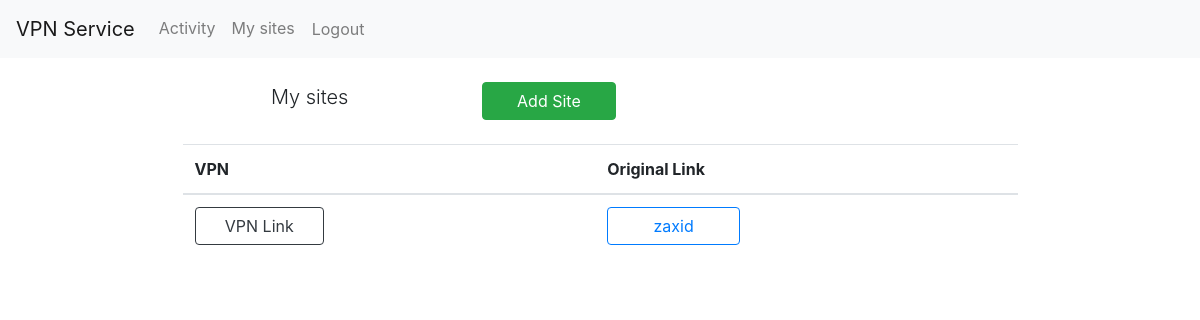
The page /user/site-list/ (signed in) on the database as committed earlier.
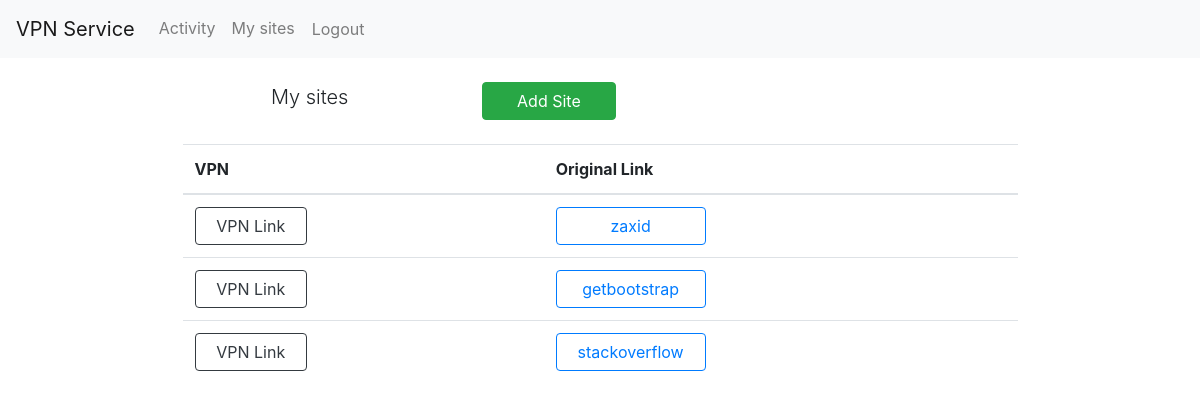
The same page on the database as committed later.
### sites/models.py (models this page shows, shortened)
class Site(models.Model):
    url = models.URLField(max_length=256, unique=True)
    name = models.CharField(max_length=64, unique=True, validators=[alphanumeric])
    creator = models.ForeignKey(User, on_delete=models.DO_NOTHING)
    created_at = models.DateTimeField(auto_now_add=True)

### sites/views/sites.py (the view)
# urls.py: path("site-list/", sites_views.SiteList.as_view(), name="site-list"),
class SiteList(LoginRequiredMixin, ListView):
    template_name = "sites.html"
    model = Site
    context_object_name = "sites"
    def get_queryset(self):
        return Site.objects.filter(creator=self.request.user)

### sites/templates/sites.html
{% extends 'base.html' %}
{% block content %}
<div class="align-center col-10 offset-1">
    <main class="d-flex">
        <section id="site-list" class="col-12">
            {% include 'partials/site-list.html' %}
        </section>
    </main>
</div>
{% endblock content %}

### sites/templates/partials/site-list.html
<div class="row">
    <p class="text-center align-middle col-6 col-md-4 lead ml-2 mb-0">My sites</p>
    <div class="col align-middle align-self-center col-6 col-md-4 justify-content-center">
        <a class="align-middle col-6 btn btn-success ml-2 mr-2" href="{% url 'user:add-site' %}"> Add Site</a>
    </div>
</div>
<div class="d-flex">
    <section class="col-12">
        {% if not sites %}
        <p>You do not have any sites in your list</p>
        {% else %}
        <table class="table mt-4">
            <thead>
                <tr>
                    <th scope="col">VPN</th>
                    <th scope="col">Original Link</th>
                </tr>
            </thead>
            <tbody>
                {% for site in sites %}
                <tr>
                    <th scope="row">
                        <a class="col-4 btn btn-outline-dark" target="_blank"
                            href="{% url 'base_site_url' site.name %}">
                            VPN Link
                        </a>
                    </th>
                    <td>
                        <a class="col-4 btn btn-outline-primary" target="_blank" hx-target="#site-list"
                            hx-push-url="/sites/{{ site.site.name }}" href="{{ site.url }}">
                            {{site.name}}
                        </a>
                    </td>
                </tr>
                {% endfor %}
            </tbody>
        </table>
        {% endif %}
    </section>
</div>

Rows that differ between the two databases and show on the page:
added Site: name "getbootstrap"
added Site: name "stackoverflow"
